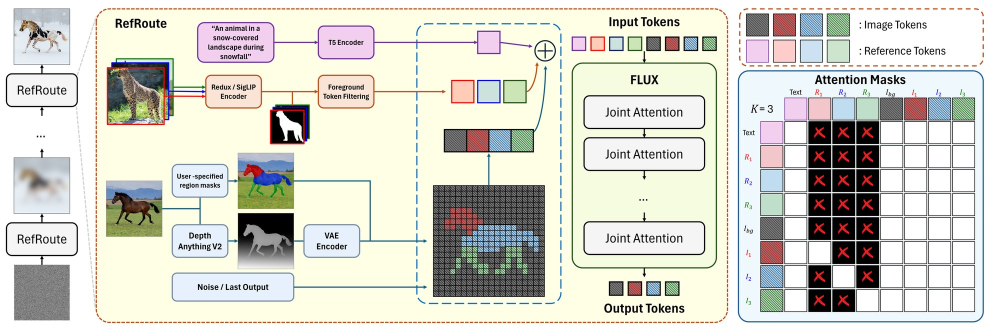
#> input picture assets/method.jpg, 2000 x 671 px (shown at 1/2 size)
$ python -i control_conditions.py   (imports and definitions only)
#> lines starting #> are read from the running program, lines starting #| are printed output that depends on the picture
#> further down, picture is the input picture: PIL image 2000x671 RGB; mean R, G, B 213.8, 213.2, 203.9
"""Shared depth/Canny control handling, so every method gets the same edge map."""
from __future__ import annotations

import hashlib
from pathlib import Path
from typing import Any

import numpy as np
from PIL import Image


CONTROL_MODEL_IDS = {
    "depth": "black-forest-labs/FLUX.1-Depth-dev",
    "canny": "black-forest-labs/FLUX.1-Canny-dev",
}


# [4 lines left out: function control_model_id, not called in this run]


def _rooted(path: str | Path, root: Path) -> Path:
    candidate = Path(path)
    return candidate if candidate.is_absolute() else root / candidate


# [27 lines left out: functions _display_path, _source_cache_path, not called in this run]


def make_canny_image(
    source: Image.Image,
    low_threshold: int = 50,
    high_threshold: int = 200,
    resolution: int = 1024,
) -> Image.Image:
#> called with low_threshold = 50, high_threshold = 200, resolution = 1024
    if resolution <= 0:
        raise ValueError("control resolution must be positive")
    if not 0 <= low_threshold < high_threshold <= 255:
        raise ValueError("Canny thresholds require 0 <= low < high <= 255")
    try:
        import cv2
    except ImportError as error:
        raise RuntimeError("OpenCV is required for Canny preprocessing") from error

    resized = source.convert("RGB").resize(
        (resolution, resolution), Image.Resampling.LANCZOS
    )
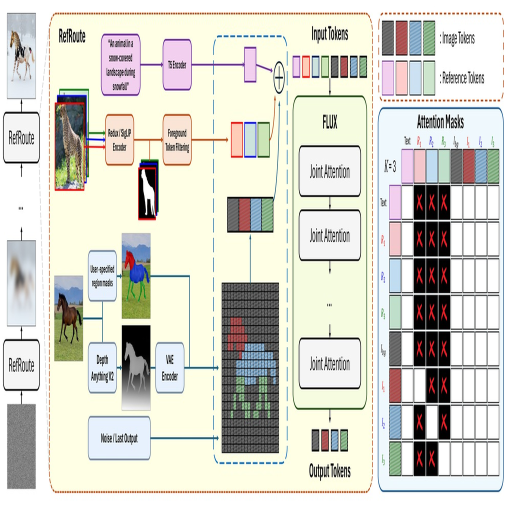
#> resized: PIL image 1024x1024 RGB (shown at 1/2 size); mean R, G, B 213.6, 213, 203.8
    rgb = np.asarray(resized, dtype=np.uint8)
    gray = cv2.cvtColor(rgb, cv2.COLOR_RGB2GRAY)
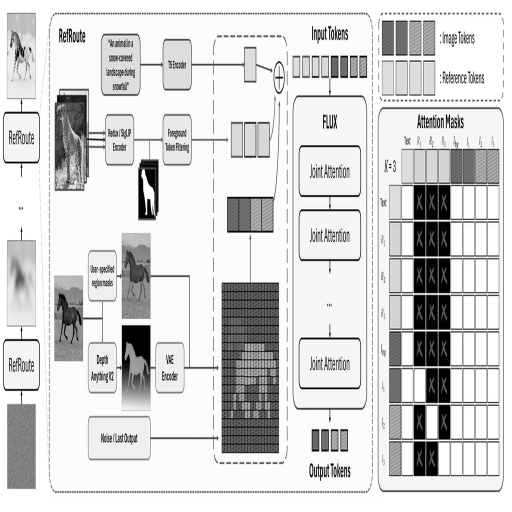
#> gray: shape (1024, 1024) (shown at 1/2 size); min 0, max 255, mean 212.1
    edges = cv2.Canny(
        gray,
        threshold1=low_threshold,
        threshold2=high_threshold,
        apertureSize=3,
        L2gradient=False,
    )
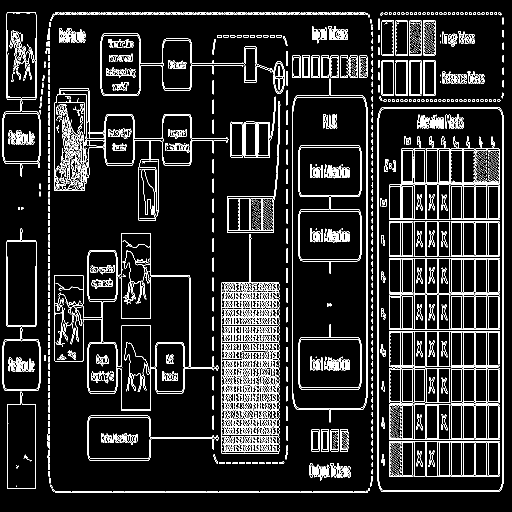
#> edges: shape (1024, 1024) (shown at 1/2 size); 9.4% white in thin lines or dots
    return Image.fromarray(np.repeat(edges[..., None], 3, axis=2), mode="RGB")
#> returned value: PIL image 1024x1024 RGB; 9.4% white in thin lines or dots


# [109 lines left out: functions load_control_image, control_run_metadata, not called in this run]

>>> from PIL import Image
>>> picture = Image.open('../../assets/method.jpg')
>>> result = make_canny_image(picture)
